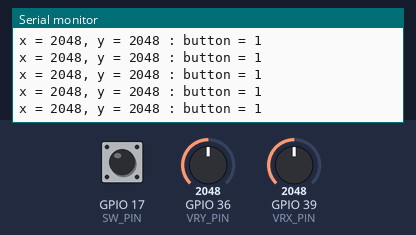
Bench run of a sketch on a simulated ESP32. Parts: the last lines printed to the serial monitor. The inputs (shaded band) are chosen by the test bench; at power-on: GPIO 39 (VRX_PIN) = 2048, GPIO 36 (VRY_PIN) = 2048, GPIO 17 (SW_PIN) HIGH.

Above: at 1.2 s.
1.3 s: GPIO 39 (VRX_PIN) set to 1048
At 2.4 s:
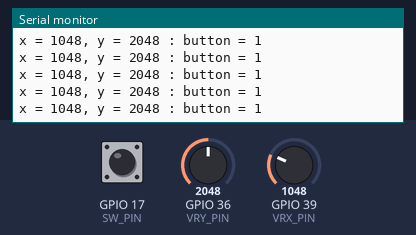
4.3 s: GPIO 39 (VRX_PIN) set to 937
At 5.4 s:
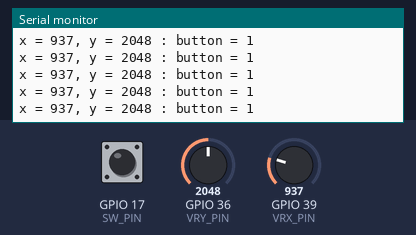
5.8 s: GPIO 36 (VRY_PIN) set to 1026
At 6.4 s:
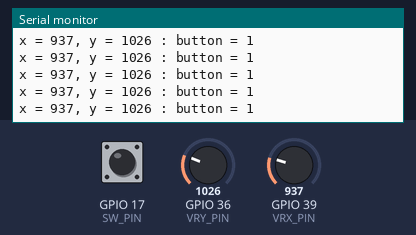
7.3 s: GPIO 36 (VRY_PIN) set to 943
At 8.4 s:
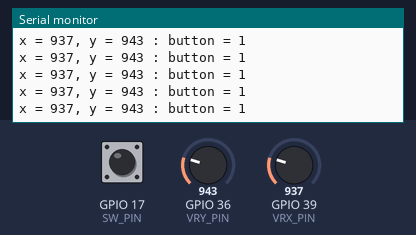
11.9 s: GPIO 39 (VRX_PIN) set to 108
At 12.8 s:
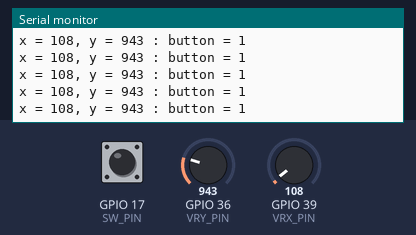
14.9 s: GPIO 39 (VRX_PIN) set to 91
At 16.0 s:
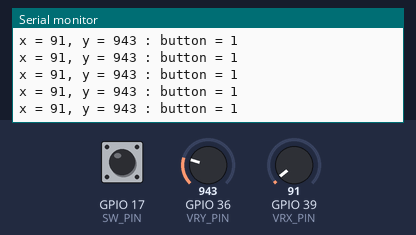
Timing chart, 0 to 17.9 s (numbered marks = the images above; inputs shaded):
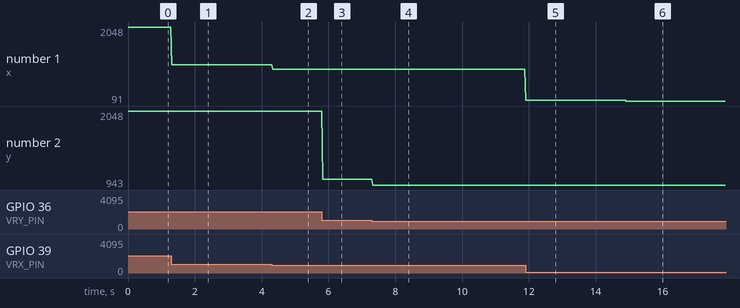

The sketch:

joystick-read.ino
```cpp
/*
 * This ESP32 code is created by esp32io.com
 *
 * This ESP32 code is released in the public domain
 *
 * For more detail (instruction and wiring diagram), visit https://esp32io.com/tutorials/esp32-joystick
 */

#include <ezButton.h>

#define VRX_PIN  39 // ESP32 pin GPIO39 (ADC3) connected to VRX pin
#define VRY_PIN  36 // ESP32 pin GPIO36 (ADC0) connected to VRY pin
#define SW_PIN   17 // ESP32 pin GPIO17 connected to SW  pin

ezButton button(SW_PIN);

int valueX = 0; // to store the X-axis value
int valueY = 0; // to store the Y-axis value
int bValue = 0; // To store value of the button

void setup() {
  Serial.begin(9600);

  // Set the ADC attenuation to 11 dB (up to ~3.3V input)
  analogSetAttenuation(ADC_11db);
  button.setDebounceTime(50); // set debounce time to 50 milliseconds
}

void loop() {
  button.loop(); // MUST call the loop() function first

  // read X and Y analog values
  valueX = analogRead(VRX_PIN);
  valueY = analogRead(VRY_PIN);

  // Read the button value
  bValue = button.getState();

  if (button.isPressed()) {
    Serial.println("The button is pressed");
    // TODO do something here
  }

  if (button.isReleased()) {
    Serial.println("The button is released");
    // TODO do something here
  }

  // print data to Serial Monitor on Arduino IDE
  Serial.print("x = ");
  Serial.print(valueX);
  Serial.print(", y = ");
  Serial.print(valueY);
  Serial.print(" : button = ");
  Serial.println(bValue);
}
```

Measured:
- after the input at 1.3 s, the serial monitor: prints a new line at once (image 1)
- after the input at 4.3 s, the serial monitor: prints a new line at once (image 2)
- after the input at 5.8 s, the serial monitor: prints a new line at once (image 3)
- after the input at 7.3 s, the serial monitor: prints a new line at once (image 4)
- after the input at 11.9 s, the serial monitor: prints a new line at once (image 5)
- after the input at 14.9 s, the serial monitor: prints a new line at once (image 6)
- plotted number 1: 2048 → 1048 after the input at 1.3 s, 1048 → 937 after the input at 4.3 s, 937 → 108 after the input at 11.9 s, 108 → 91 after the input at 14.9 s
- plotted number 2: 2048 → 1026 after the input at 5.8 s, 1026 → 943 after the input at 7.3 s
